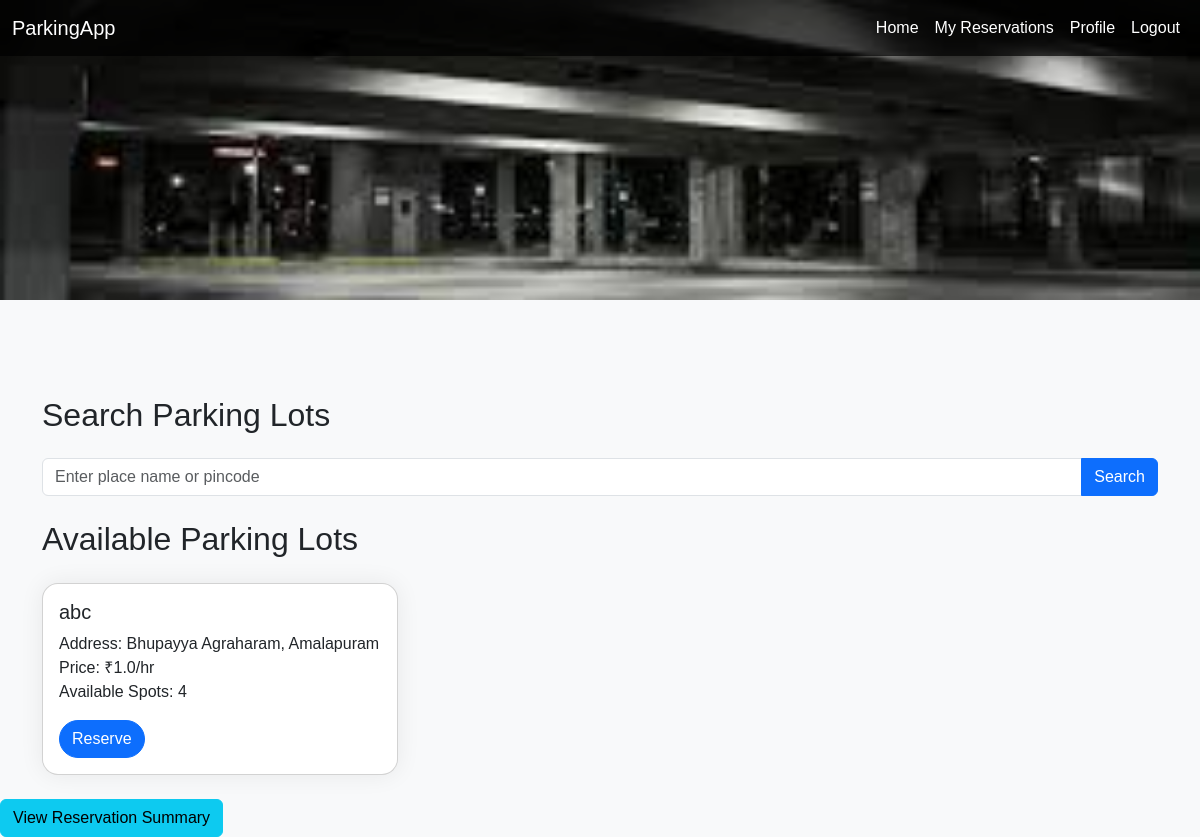
The page /user/dashboard (signed in) on the database its author committed.
### models/models.py (models this page shows)
class ParkingLot(db.Model):
    __tablename__ = 'parking_lots'
    id = db.Column(db.Integer, primary_key=True)
    prime_location_name = db.Column(db.String(100), nullable=False)
    price = db.Column(db.Float, nullable=False)
    address = db.Column(db.Text, nullable=False)
    pin_code = db.Column(db.String(10), nullable=False)
    number_of_spots = db.Column(db.Integer, nullable=False)
    created_at = db.Column(db.DateTime, default=datetime.utcnow)
    spots = db.relationship('ParkingSpot', backref='lot', lazy=True, cascade='all, delete-orphan')
    def available_spots_count(self):
        return ParkingSpot.query.filter_by(lot_id=self.id, status='A').count()

### app.py (the view)
    def decorated_function(*args, **kwargs):
        if 'user_id' not in session:
            flash('Please log in to access this page.', 'warning')
            return redirect(url_for('login'))
        return f(*args, **kwargs)

### app.py (called while the page is built)
def login_required(f):
    def decorated_function(*args, **kwargs):
        if 'user_id' not in session:
            flash('Please log in to access this page.', 'warning')
            return redirect(url_for('login'))
        return f(*args, **kwargs)
    decorated_function.__name__ = f.__name__
    return decorated_function

@app.route('/user/dashboard')
@login_required
def user_dashboard():
    if session.get('role') == 'admin':
        return redirect(url_for('admin_dashboard'))
    lots = ParkingLot.query.all()
    reservations = Reservation.query.filter_by(user_id=session['user_id'])\
                    .order_by(Reservation.parking_timestamp.desc()).all()
    search = request.args.get('search', '').strip()
    if search:
        lots = ParkingLot.query.filter(
            (ParkingLot.prime_location_name.ilike(f'%{search}%')) |
            (ParkingLot.pin_code.ilike(f'%{search}%'))
        ).all()
    else:
        lots = ParkingLot.query.all()
    return render_template('user_dashboard.html',
                         lots=lots,
                         reservations=reservations)

### templates/user_dashboard.html (shortened to what this page needs)
<!DOCTYPE html>
<html lang="en">
<head>
  <link href="https://cdn.jsdelivr.net/npm/bootstrap@5.3.0/dist/css/bootstrap.min.css" rel="stylesheet">
</head>
<body>
  <div class="hero-bg mb-4"></div>
  <nav class="navbar navbar-expand-lg fixed-top">
    <div class="container-fluid">
      <a class="navbar-brand" href="{{ url_for('user_dashboard') }}">ParkingApp</a>
      <div class="collapse navbar-collapse justify-content-end" id="navbarNav">
        <ul class="navbar-nav">
          <li class="nav-item"><a class="nav-link active" href="{{ url_for('user_dashboard') }}">Home</a></li>
          <li class="nav-item"><a class="nav-link" href="{{ url_for('user_reservations') }}">My Reservations</a></li>
          <li class="nav-item"><a class="nav-link" href="{{ url_for('user_profile') }}">Profile</a></li>
          <li class="nav-item"><a class="nav-link" href="{{ url_for('logout') }}">Logout</a></li>
        </ul>
      </div>
    </div>
  </nav>
  <div class="container mt-5 pt-5">
  <h2 class="mb-4">Search Parking Lots</h2>
  <form method="GET" action="{{ url_for('user_dashboard') }}" class="mb-4">
    <div class="input-group">
      <input
        type="text"
        name="search"
        class="form-control"
        placeholder="Enter place name or pincode"
        value="{{ request.args.get('search', '') }}"
      />
      <button class="btn btn-primary" type="submit">Search</button>
    </div>
  </form>
  <h2 class="mb-4">Available Parking Lots</h2>
  <div class="row">
    {% for lot in lots %}
    <div class="col-md-4">
      <div class="card mb-4">
        <div class="card-body">
          <h5 class="card-title">{{ lot.prime_location_name }}</h5>
          <p class="card-text">
            Address: {{ lot.address }}<br>
            Price: ₹{{ lot.price }}/hr<br>
            Available Spots: {{ lot.available_spots_count() }}
          </p>
          {% if lot.available_spots_count() > 0 %}
            <a href="{{ url_for('book_spot', lot_id=lot.id) }}" class="btn btn-primary btn-reserve">Reserve</a>
          {% else %}
            <button class="btn btn-secondary btn-reserve" disabled>Full</button>
          {% endif %}
        </div>
      </div>
    </div>
    {% else %}
      <p class="text-muted">No parking lots found.</p>
    {% endfor %}
  </div>
</div>
<a href="{{ url_for('user_summary') }}" class="btn btn-info">View Reservation Summary</a>
</body>
</html>

### templates/user_dashboard.html (style rules this page uses)
body { background: #f8f9fa; font-family: 'Poppins', Arial, sans-serif; }
.hero-bg { background: url('/static/images/userhome.png') center/cover no-repeat; height: 300px; }
.navbar { background: rgba(0,0,0,0.7) !important; }
.navbar .nav-link, .navbar .navbar-brand { color: #fff !important; }
.card { border-radius: 16px; box-shadow: 0 0 24px rgba(0,0,0,0.07); }
.btn-reserve { border-radius: 50px; }

### rows shown on the page
ParkingLot: prime_location_name "abc", address "Bhupayya Agraharam, Amalapuram", price "1.0", available_spots_count "4"
